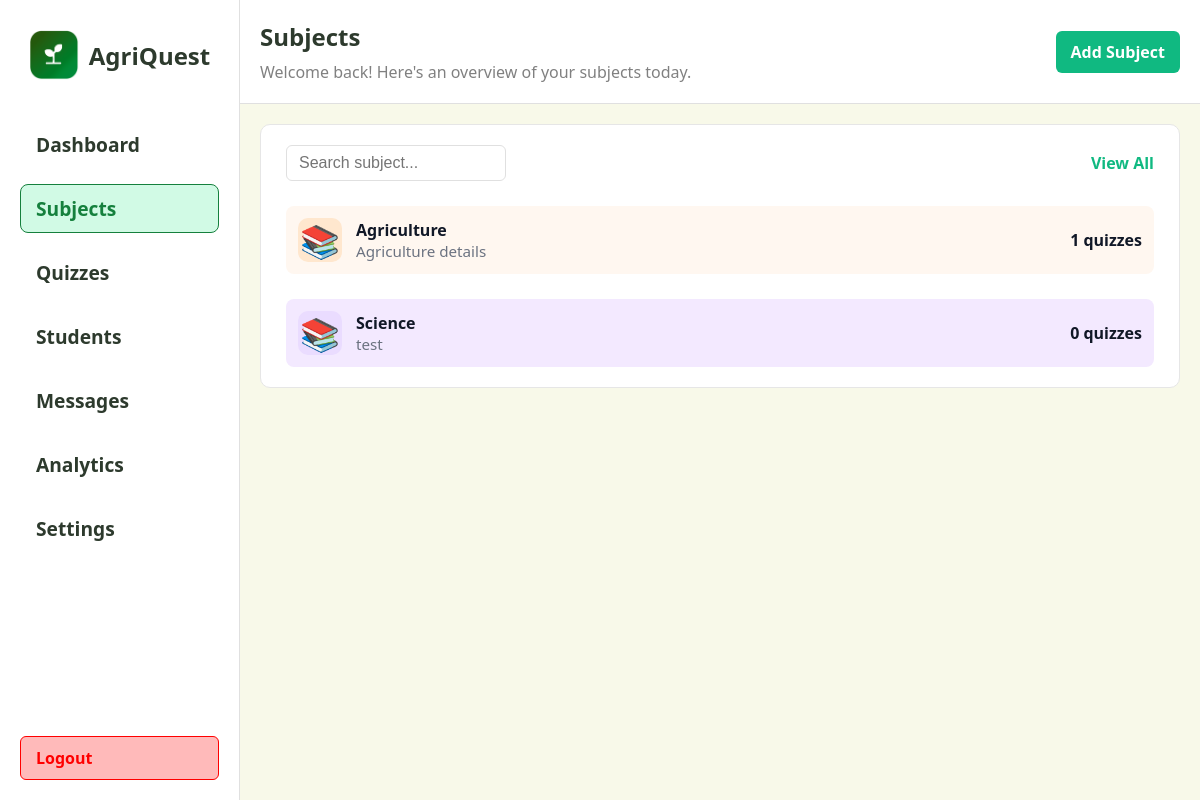
Page /teacher/subjects on the committed database.
### app/models.py (models this page shows)
class Subject(db.Model):
	id = db.Column(db.Integer, primary_key=True)
	name = db.Column(db.String(120), unique=True, nullable=False)
	code = db.Column(db.String(20), unique=True)
	description = db.Column(db.Text)
	category = db.Column(db.String(50))
	grade_level = db.Column(db.String(20))
	quizzes = db.relationship('Quiz', backref='subject', lazy=True)

### app/routes.py (the view)
@main.route("/teacher/subjects")
def teacher_subjects():
    subjects = Subject.query.all()
    return render_template("teacher/subjects.html", subjects=subjects)

### app/templates/teacher/subjects.html (shortened to what this page needs)
<!DOCTYPE html>
<html lang="en">
  <head>
  </head>
  <body>
    <div class="left">
      {% include 'partials/teacher_sidebar.html' %}
    </div>
    <div class="right">
      <div class="header">
        <div class="header-title">
          <span style="font-size: 1.5rem; font-weight: 700; color: #2d3a2d"
            >Subjects</span
          >
          <span style="font-size: 1rem; color: grey"
            >Welcome back! Here's an overview of your subjects today.</span
          >
        </div>
        <div class="header-actions">
          <a id="add-subject-btn" href="#" class="btn green" style="padding: 10px 15px; border-radius: 6px; text-decoration: none;">
            Add Subject
          </a>
        </div>
      </div>
      <div class="section" style="width: 100%;">
        <div class="available-quizzes" style="width: 100%;">
          <div style="display: flex; justify-content: space-between; align-items: center;">
            <input id="subject-search" type="text" placeholder="Search subject..." style="padding: 8px 12px; border-radius: 6px; border: 1px solid #e0e0e0; font-size: 1rem; width: 220px;" />
            <a style="color: #10b981; text-decoration: none; font-weight: 700">View All</a>
          </div>
          {% for subject in subjects %}
          {% set card_class = 'card-bg-' ~ ((loop.index0 % 5) + 1) %}
          {% set icon_class = 'icon-bg-' ~ ((loop.index0 % 5) + 1) %}
          <div class="{{ card_class }} subject-card" style="border-radius: 8px; padding: 12px; display: flex; align-items: center; gap: 14px; margin-top: 10px;" data-name="{{ subject.name|lower }}" data-description="{{ subject.description|lower if subject.description }}">
            <div class="{{ icon_class }}" style="width: 44px; height: 44px; border-radius: 10px; display: flex; align-items: center; justify-content: center; font-size: 2rem;">
              📚
            </div>
            <div style="flex: 1;">
              <div style="font-weight: 700; color: #111827;">{{ subject.name }}</div>
              <div style="color: #6b7280; font-size: 0.95rem;">{{ subject.description or 'No description' }}</div>
            </div>
            <div style="text-align: right;">
              <div style="font-weight: 600; color: #111827;">{{ subject.quizzes|length if subject.quizzes is defined else 0 }} quizzes</div>
            </div>
          </div>
          {% else %}
          <div style="margin-top: 20px; color: #6b7280; text-align: center;">No subjects found.</div>
          {% endfor %}
        </div>
      </div>
    </div>
  </body>
</html>

### app/templates/teacher/subjects.html (style rules this page uses)
.card-bg-1 { background: #fff7f0; }
.card-bg-2 { background: #f3e9ff; }
.icon-bg-1 { background: #ffe7ce; color: #b45309; }
.icon-bg-2 { background: #eadcff; color: #6b21a8; }
* { box-sizing: border-box; margin: 0; padding: 0; }
body { font-family: "Segoe UI", Tahoma, Geneva, Verdana, sans-serif; background: #f8f9e9; min-height: 100vh; display: flex; }
.left { width: 20%; background: white; padding: 20px; display: flex; flex-direction: column; justify-content: space-between; min-height: 100vh; border-right: 1px solid #e0e0e0; }
.right { height: 100vh; width: 80%; overflow-y: scroll; padding-bottom: 20px; }
.header { width: 100%; background-color: #fff; border-bottom: 1px solid #e0e0e0; margin-bottom: 20px; padding: 20px; display: flex; justify-content: space-between; align-items: center; }
.header-title { display: flex; flex-direction: column; gap: 8px; }
.section { display: flex; gap: 20px; padding: 0 20px; margin-top: 20px; }
.available-quizzes { width: 100%; background: white; border-radius: 10px; padding: 20px 25px; border: 1px solid #e6e6e6; display: flex; flex-direction: column; gap: 15px; }
.btn { padding: 8px 14px; border-radius: 8px; border: none; font-weight: 700; cursor: pointer; }
.btn.green { background: #10b981; color: #fff; }

### rows in the picture
Subject: name "Agriculture", description "Agriculture details", quizzes|length "1"
Subject: name "Science", description "test", quizzes|length "0"
